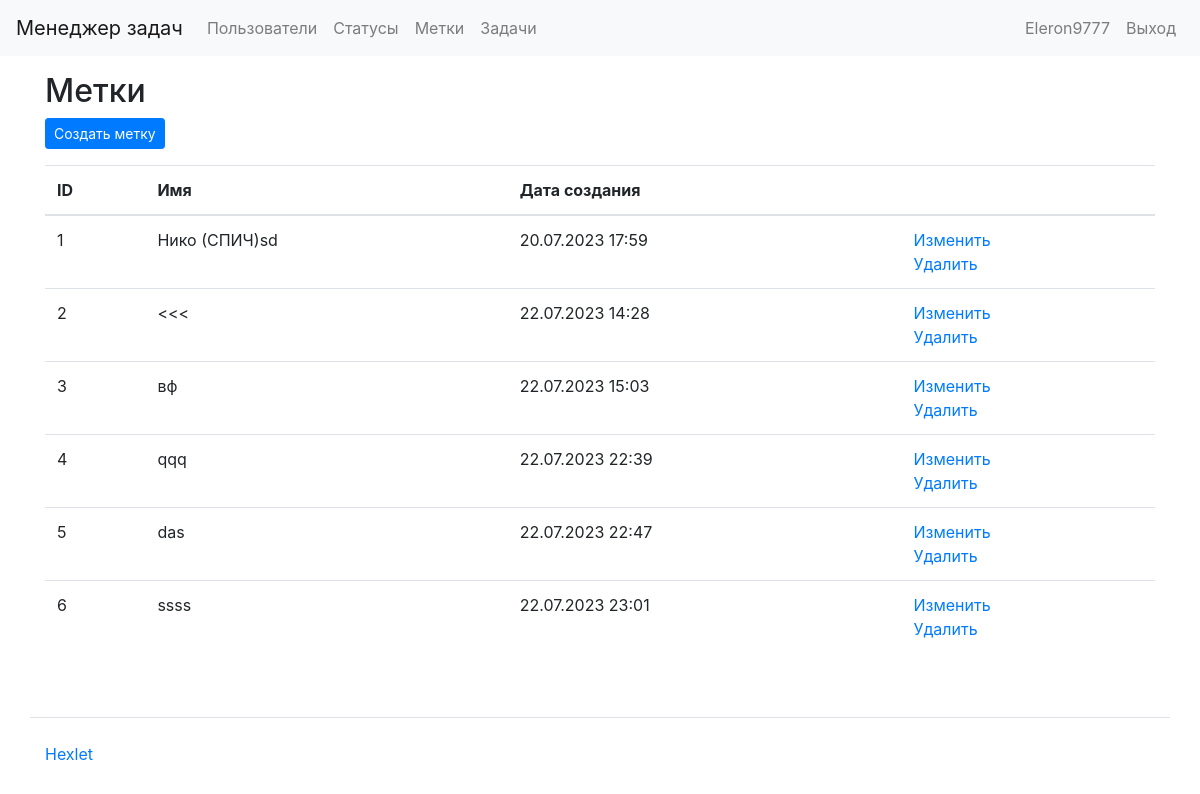
The app's page /labels/ (signed in), older data.
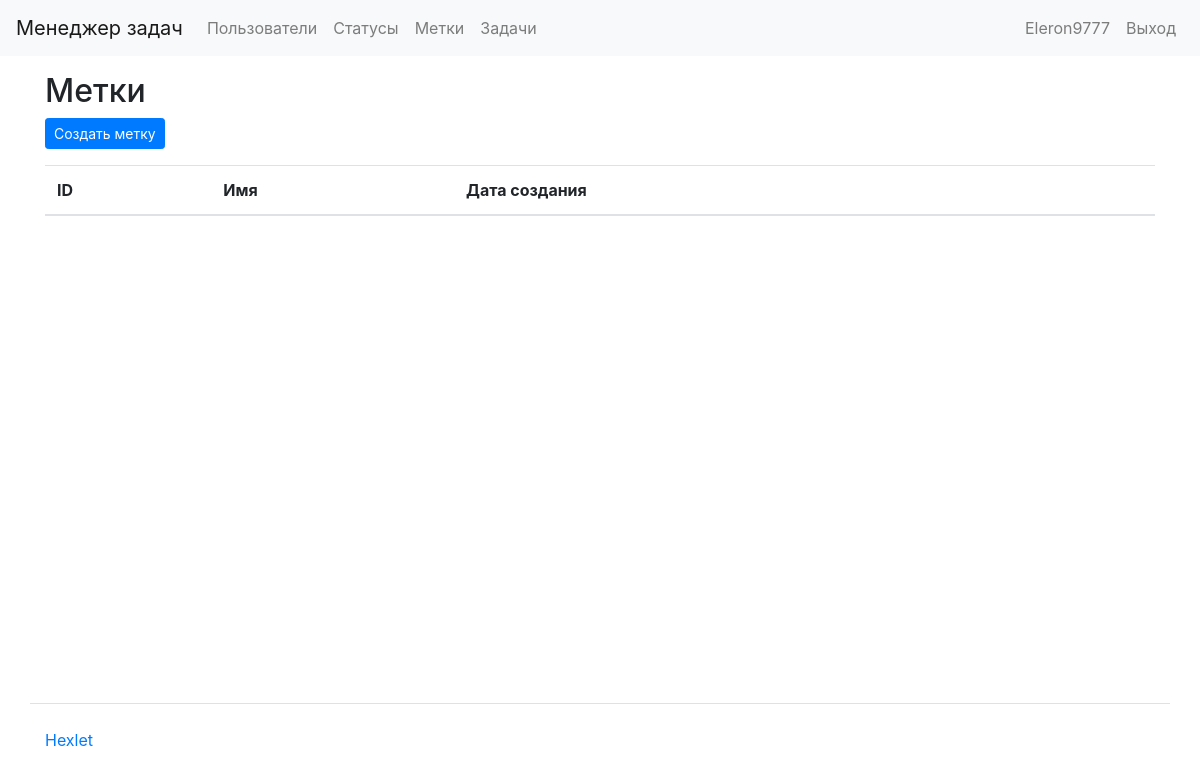
The same page, newer data.
### task_manager/labels/models.py (models this page shows, shortened)
class Labels(models.Model):
    name = models.CharField(gettext_lazy('Name'), max_length=100)
    created_date = models.DateTimeField(auto_now_add=True)
    class Meta:
        app_label = 'status'

### task_manager/labels/views.py (the view)
# urls.py: path('labels/', gey_all_labels, name='label'),
@login_required
def gey_all_labels(request):
    label = Labels.objects.all()
    return render(request, 'labels/label.html', {'Labels': label})

### task_manager/templates/labels/label.html (shortened to what this page needs)
{% extends "base.html" %}
{% load i18n %}
{% block content %}
  <h2>{% trans "Labels" %}</h2>
  <div class="mb-3">
    <a href="{% url 'create_label' %}" class="btn btn-primary btn-sm">{% trans "Create label" %}</a>
  </div>
  <table class="table">
    <thead>
      <tr>
        <th scope="col">{% trans "id" %}</th>
        <th scope="col">{% trans "Name" %}</th>
        <th scope="col">{% trans "Creation date" %}</th>
        <th scope="col"></th>
      </tr>
    </thead>
    <tbody>
      {% for label in Labels %}
      <tr>
        <td>{{ label.id }}</td>
        <td>{{ label.name }}</td>
        <td>{{ label.created_date|date:"d.m.Y H:i"  }}</td>
        <td>
          <a href="{% url 'edit_label' label.id %}">{% trans "Edit" %}</a>
          <br>
          <a href="{% url 'delete_label' label.id %}">{% trans "Delete" %}</a>
        </td>
      </tr>
      {% endfor %}
    </tbody>
  </table>
{% endblock %}

Row changes from the older to the newer data that the page shows:
removed Labels: id "1", name "Нико (СПИЧ)sd", created_date "20.07.2023 17:59"
removed Labels: id "2", name "<<<", created_date "22.07.2023 14:28"
removed Labels: id "3", name "вф", created_date "22.07.2023 15:03"
removed Labels: id "4", name "qqq", created_date "22.07.2023 22:39"
removed Labels: id "5", name "das", created_date "22.07.2023 22:47"
removed Labels: id "6", name "ssss", created_date "22.07.2023 23:01"
